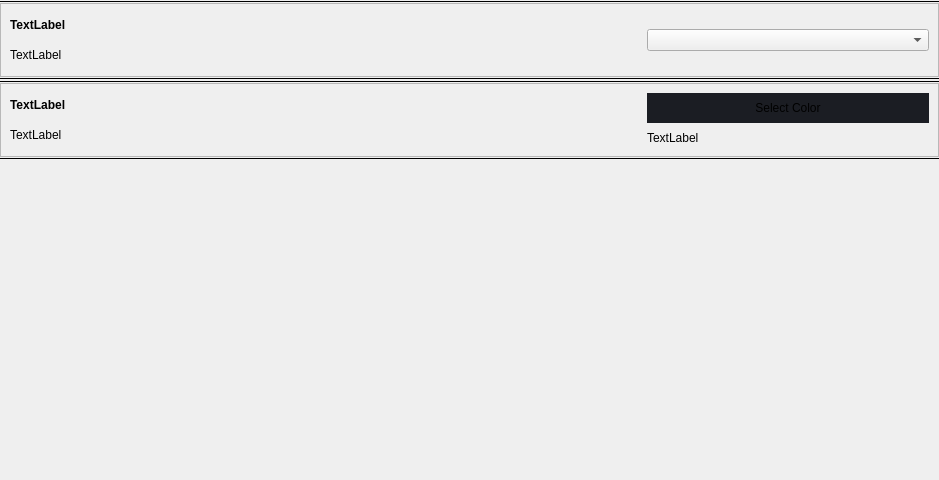
                <widget class="QWidget" name="args_scroll_area">
                 <property name="geometry">
                  <rect>
                   <x>0</x>
                   <y>0</y>
                   <width>939</width>
                   <height>480</height>
                  </rect>
                 </property>
                 <layout class="QVBoxLayout" name="verticalLayout_14">
                  <property name="spacing">
                   <number>0</number>
                  </property>
                  <property name="leftMargin">
                   <number>0</number>
                  </property>
                  <property name="topMargin">
                   <number>0</number>
                  </property>
                  <property name="rightMargin">
                   <number>0</number>
                  </property>
                  <property name="bottomMargin">
                   <number>0</number>
                  </property>
                  <item>
                   <widget class="QFrame" name="args_select_sample_row">
                    <property name="minimumSize">
                     <size>
                      <width>0</width>
                      <height>80</height>
                     </size>
                    </property>
                    <property name="maximumSize">
                     <size>
                      <width>16777215</width>
                      <height>80</height>
                     </size>
                    </property>
                    <property name="frameShape">
                     <enum>QFrame::NoFrame</enum>
                    </property>
                    <property name="frameShadow">
                     <enum>QFrame::Raised</enum>
                    </property>
                    <property name="lineWidth">
                     <number>0</number>
                    </property>
                    <layout class="QVBoxLayout" name="verticalLayout_19">
                     <property name="spacing">
                      <number>0</number>
                     </property>
                     <property name="leftMargin">
                      <number>0</number>
                     </property>
                     <property name="topMargin">
                      <number>0</number>
                     </property>
                     <property name="rightMargin">
                      <number>0</number>
                     </property>
                     <property name="bottomMargin">
                      <number>0</number>
                     </property>
                     <item>
                      <widget class="Line" name="args_select_sample_top_line">
                       <property name="frameShadow">
                        <enum>QFrame::Plain</enum>
                       </property>
                       <property name="orientation">
                        <enum>Qt::Horizontal</enum>
                       </property>
                      </widget>
                     </item>
                     <item>
                      <widget class="QFrame" name="args_select_main_frame">
                       <property name="frameShape">
                        <enum>QFrame::StyledPanel</enum>
                       </property>
                       <property name="frameShadow">
                        <enum>QFrame::Raised</enum>
                       </property>
                       <layout class="QHBoxLayout" name="horizontalLayout_8">
                        <property name="spacing">
                         <number>0</number>
                        </property>
                        <property name="leftMargin">
                         <number>0</number>
                        </property>
                        <property name="topMargin">
                         <number>0</number>
                        </property>
                        <property name="rightMargin">
                         <number>0</number>
                        </property>
                        <property name="bottomMargin">
                         <number>0</number>
                        </property>
                        <item>
                         <widget class="QFrame" name="args_select_left_frame">
                          <property name="frameShape">
                           <enum>QFrame::NoFrame</enum>
                          </property>
                          <property name="frameShadow">
                           <enum>QFrame::Raised</enum>
                          </property>
                          <layout class="QVBoxLayout" name="verticalLayout_20">
                           <item>
                            <widget class="QLabel" name="args_select_title">
                             <property name="font">
                              <font>
                               <weight>75</weight>
                               <bold>true</bold>
                              </font>
                             </property>
                             <property name="text">
                              <string>TextLabel</string>
                             </property>
                            </widget>
                           </item>
                           <item>
                            <widget class="QLabel" name="args_select_desc">
                             <property name="text">
                              <string>TextLabel</string>
                             </property>
                            </widget>
                           </item>
                          </layout>
                         </widget>
                        </item>
                        <item>
                         <widget class="QFrame" name="args_select_right_frame">
                          <property name="maximumSize">
                           <size>
                            <width>300</width>
                            <height>16777215</height>
                           </size>
                          </property>
                          <property name="frameShape">
                           <enum>QFrame::NoFrame</enum>
                          </property>
                          <property name="frameShadow">
                           <enum>QFrame::Raised</enum>
                          </property>
                          <layout class="QVBoxLayout" name="verticalLayout_21">
                           <item>
                            <widget class="QComboBox" name="args_select_box">
                             <property name="currentText">
                              <string/>
                             </property>
                            </widget>
                           </item>
                          </layout>
                         </widget>
                        </item>
                       </layout>
                      </widget>
                     </item>
                     <item>
                      <widget class="Line" name="args_select_sample_bottom_line">
                       <property name="frameShadow">
                        <enum>QFrame::Plain</enum>
                       </property>
                       <property name="orientation">
                        <enum>Qt::Horizontal</enum>
                       </property>
                      </widget>
                     </item>
                    </layout>
                   </widget>
                  </item>
                  <item alignment="Qt::AlignTop">
                   <widget class="QFrame" name="args_color_sample_row">
                    <property name="minimumSize">
                     <size>
                      <width>0</width>
                      <height>80</height>
                     </size>
                    </property>
                    <property name="maximumSize">
                     <size>
                      <width>16777215</width>
                      <height>80</height>
                     </size>
                    </property>
                    <property name="frameShape">
                     <enum>QFrame::NoFrame</enum>
                    </property>
                    <property name="frameShadow">
                     <enum>QFrame::Raised</enum>
                    </property>
                    <layout class="QVBoxLayout" name="verticalLayout_15">
                     <property name="spacing">
                      <number>0</number>
                     </property>
                     <property name="leftMargin">
                      <number>0</number>
                     </property>
                     <property name="topMargin">
                      <number>0</number>
                     </property>
                     <property name="rightMargin">
                      <number>0</number>
                     </property>
                     <property name="bottomMargin">
                      <number>0</number>
                     </property>
                     <item>
                      <widget class="Line" name="args_color_sample_bottom_line">
                       <property name="frameShadow">
                        <enum>QFrame::Plain</enum>
                       </property>
                       <property name="orientation">
                        <enum>Qt::Horizontal</enum>
                       </property>
                      </widget>
                     </item>
                     <item>
                      <widget class="QFrame" name="args_color_main_frame">
                       <property name="frameShape">
                        <enum>QFrame::StyledPanel</enum>
                       </property>
                       <property name="frameShadow">
                        <enum>QFrame::Raised</enum>
                       </property>
                       <layout class="QHBoxLayout" name="horizontalLayout_7">
                        <property name="spacing">
                         <number>0</number>
                        </property>
                        <property name="leftMargin">
                         <number>0</number>
                        </property>
                        <property name="topMargin">
                         <number>0</number>
                        </property>
                        <property name="rightMargin">
                         <number>0</number>
                        </property>
                        <property name="bottomMargin">
                         <number>0</number>
                        </property>
                        <item>
                         <widget class="QFrame" name="args_color_left_frame">
                          <property name="frameShape">
                           <enum>QFrame::NoFrame</enum>
                          </property>
                          <property name="frameShadow">
                           <enum>QFrame::Raised</enum>
                          </property>
                          <property name="lineWidth">
                           <number>0</number>
                          </property>
                          <layout class="QVBoxLayout" name="verticalLayout_17">
                           <item>
                            <widget class="QLabel" name="args_color_title">
                             <property name="font">
                              <font>
                               <weight>75</weight>
                               <bold>true</bold>
                              </font>
                             </property>
                             <property name="text">
                              <string>TextLabel</string>
                             </property>
                            </widget>
                           </item>
                           <item>
                            <widget class="QLabel" name="args_color_desc">
                             <property name="lineWidth">
                              <number>0</number>
                             </property>
                             <property name="text">
                              <string>TextLabel</string>
                             </property>
                            </widget>
                           </item>
                          </layout>
                         </widget>
                        </item>
                        <item>
                         <widget class="QFrame" name="args_color_right_frame">
                          <property name="maximumSize">
                           <size>
                            <width>300</width>
                            <height>16777215</height>
                           </size>
                          </property>
                          <property name="frameShape">
                           <enum>QFrame::NoFrame</enum>
                          </property>
                          <property name="frameShadow">
                           <enum>QFrame::Raised</enum>
                          </property>
                          <property name="lineWidth">
                           <number>0</number>
                          </property>
                          <layout class="QVBoxLayout" name="verticalLayout_18">
                           <item>
                            <widget class="QPushButton" name="args_color_button">
                             <property name="minimumSize">
                              <size>
                               <width>0</width>
                               <height>30</height>
                              </size>
                             </property>
                             <property name="styleSheet">
                              <string notr="true">QPushButton {
	border: none;
	background-color: rgb(27, 29, 35);
}
QPushButton:hover {
	background-color: rgb(33, 37, 43);
}
QPushButton:pressed {	
	background-color: rgb(85, 170, 255);
}</string>
                             </property>
                             <property name="text">
                              <string>Select Color</string>
                             </property>
                            </widget>
                           </item>
                           <item>
                            <widget class="QLabel" name="args_color_preview">
                             <property name="text">
                              <string>TextLabel</string>
                             </property>
                            </widget>
                           </item>
                          </layout>
                         </widget>
                        </item>
                       </layout>
                      </widget>
                     </item>
                     <item>
                      <widget class="Line" name="args_color_sample_top_line">
                       <property name="frameShadow">
                        <enum>QFrame::Plain</enum>
                       </property>
                       <property name="orientation">
                        <enum>Qt::Horizontal</enum>
                       </property>
                      </widget>
                     </item>
                    </layout>
                   </widget>
                  </item>
                 </layout>
                </widget>
